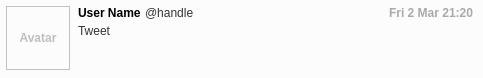
<?xml version="1.0" encoding="UTF-8"?>
<ui version="4.0">
 <class>TweetListItem</class>
 <widget class="QWidget" name="TweetListItem">
  <property name="geometry">
   <rect>
    <x>0</x>
    <y>0</y>
    <width>483</width>
    <height>78</height>
   </rect>
  </property>
  <property name="sizePolicy">
   <sizepolicy hsizetype="MinimumExpanding" vsizetype="Preferred">
    <horstretch>0</horstretch>
    <verstretch>0</verstretch>
   </sizepolicy>
  </property>
  <property name="palette">
   <palette>
    <active>
     <colorrole role="Button">
      <brush brushstyle="SolidPattern">
       <color alpha="255">
        <red>252</red>
        <green>252</green>
        <blue>252</blue>
       </color>
      </brush>
     </colorrole>
     <colorrole role="Base">
      <brush brushstyle="SolidPattern">
       <color alpha="255">
        <red>255</red>
        <green>255</green>
        <blue>255</blue>
       </color>
      </brush>
     </colorrole>
     <colorrole role="Window">
      <brush brushstyle="SolidPattern">
       <color alpha="255">
        <red>252</red>
        <green>252</green>
        <blue>252</blue>
       </color>
      </brush>
     </colorrole>
    </active>
    <inactive>
     <colorrole role="Button">
      <brush brushstyle="SolidPattern">
       <color alpha="255">
        <red>252</red>
        <green>252</green>
        <blue>252</blue>
       </color>
      </brush>
     </colorrole>
     <colorrole role="Base">
      <brush brushstyle="SolidPattern">
       <color alpha="255">
        <red>255</red>
        <green>255</green>
        <blue>255</blue>
       </color>
      </brush>
     </colorrole>
     <colorrole role="Window">
      <brush brushstyle="SolidPattern">
       <color alpha="255">
        <red>252</red>
        <green>252</green>
        <blue>252</blue>
       </color>
      </brush>
     </colorrole>
    </inactive>
    <disabled>
     <colorrole role="Button">
      <brush brushstyle="SolidPattern">
       <color alpha="255">
        <red>252</red>
        <green>252</green>
        <blue>252</blue>
       </color>
      </brush>
     </colorrole>
     <colorrole role="Base">
      <brush brushstyle="SolidPattern">
       <color alpha="255">
        <red>252</red>
        <green>252</green>
        <blue>252</blue>
       </color>
      </brush>
     </colorrole>
     <colorrole role="Window">
      <brush brushstyle="SolidPattern">
       <color alpha="255">
        <red>252</red>
        <green>252</green>
        <blue>252</blue>
       </color>
      </brush>
     </colorrole>
    </disabled>
   </palette>
  </property>
  <property name="windowTitle">
   <string>Form</string>
  </property>
  <layout class="QHBoxLayout" name="horizontalLayout">
   <property name="spacing">
    <number>4</number>
   </property>
   <property name="leftMargin">
    <number>6</number>
   </property>
   <property name="topMargin">
    <number>6</number>
   </property>
   <property name="rightMargin">
    <number>6</number>
   </property>
   <property name="bottomMargin">
    <number>6</number>
   </property>
   <item>
    <layout class="QVBoxLayout" name="verticalLayout_2">
     <property name="spacing">
      <number>0</number>
     </property>
     <item>
      <widget class="QLabel" name="avatar_label">
       <property name="sizePolicy">
        <sizepolicy hsizetype="Fixed" vsizetype="Fixed">
         <horstretch>0</horstretch>
         <verstretch>0</verstretch>
        </sizepolicy>
       </property>
       <property name="minimumSize">
        <size>
         <width>64</width>
         <height>64</height>
        </size>
       </property>
       <property name="maximumSize">
        <size>
         <width>64</width>
         <height>64</height>
        </size>
       </property>
       <property name="palette">
        <palette>
         <active>
          <colorrole role="WindowText">
           <brush brushstyle="SolidPattern">
            <color alpha="255">
             <red>191</red>
             <green>191</green>
             <blue>191</blue>
            </color>
           </brush>
          </colorrole>
         </active>
         <inactive>
          <colorrole role="WindowText">
           <brush brushstyle="SolidPattern">
            <color alpha="255">
             <red>191</red>
             <green>191</green>
             <blue>191</blue>
            </color>
           </brush>
          </colorrole>
         </inactive>
         <disabled>
          <colorrole role="WindowText">
           <brush brushstyle="SolidPattern">
            <color alpha="255">
             <red>128</red>
             <green>128</green>
             <blue>128</blue>
            </color>
           </brush>
          </colorrole>
         </disabled>
        </palette>
       </property>
       <property name="font">
        <font>
         <weight>75</weight>
         <bold>true</bold>
        </font>
       </property>
       <property name="frameShape">
        <enum>QFrame::StyledPanel</enum>
       </property>
       <property name="text">
        <string>Avatar</string>
       </property>
       <property name="scaledContents">
        <bool>true</bool>
       </property>
       <property name="alignment">
        <set>Qt::AlignCenter</set>
       </property>
      </widget>
     </item>
     <item>
      <spacer name="verticalSpacer">
       <property name="orientation">
        <enum>Qt::Vertical</enum>
       </property>
       <property name="sizeHint" stdset="0">
        <size>
         <width>0</width>
         <height>0</height>
        </size>
       </property>
      </spacer>
     </item>
    </layout>
   </item>
   <item>
    <widget class="QWidget" name="widget" native="true">
     <layout class="QVBoxLayout" name="verticalLayout">
      <property name="spacing">
       <number>4</number>
      </property>
      <property name="leftMargin">
       <number>4</number>
      </property>
      <property name="topMargin">
       <number>0</number>
      </property>
      <property name="rightMargin">
       <number>4</number>
      </property>
      <property name="bottomMargin">
       <number>0</number>
      </property>
      <item>
       <layout class="QHBoxLayout" name="horizontalLayout_2">
        <item>
         <widget class="QLabel" name="name_label">
          <property name="sizePolicy">
           <sizepolicy hsizetype="Maximum" vsizetype="Maximum">
            <horstretch>0</horstretch>
            <verstretch>0</verstretch>
           </sizepolicy>
          </property>
          <property name="font">
           <font>
            <weight>75</weight>
            <bold>true</bold>
           </font>
          </property>
          <property name="text">
           <string>User Name</string>
          </property>
         </widget>
        </item>
        <item>
         <widget class="QLabel" name="handle_label">
          <property name="sizePolicy">
           <sizepolicy hsizetype="Maximum" vsizetype="Maximum">
            <horstretch>0</horstretch>
            <verstretch>0</verstretch>
           </sizepolicy>
          </property>
          <property name="palette">
           <palette>
            <active>
             <colorrole role="WindowText">
              <brush brushstyle="SolidPattern">
               <color alpha="255">
                <red>51</red>
                <green>51</green>
                <blue>51</blue>
               </color>
              </brush>
             </colorrole>
            </active>
            <inactive>
             <colorrole role="WindowText">
              <brush brushstyle="SolidPattern">
               <color alpha="255">
                <red>51</red>
                <green>51</green>
                <blue>51</blue>
               </color>
              </brush>
             </colorrole>
            </inactive>
            <disabled>
             <colorrole role="WindowText">
              <brush brushstyle="SolidPattern">
               <color alpha="255">
                <red>128</red>
                <green>128</green>
                <blue>128</blue>
               </color>
              </brush>
             </colorrole>
            </disabled>
           </palette>
          </property>
          <property name="text">
           <string>@handle</string>
          </property>
         </widget>
        </item>
        <item>
         <widget class="QLabel" name="time_label">
          <property name="sizePolicy">
           <sizepolicy hsizetype="MinimumExpanding" vsizetype="Maximum">
            <horstretch>0</horstretch>
            <verstretch>0</verstretch>
           </sizepolicy>
          </property>
          <property name="palette">
           <palette>
            <active>
             <colorrole role="WindowText">
              <brush brushstyle="SolidPattern">
               <color alpha="255">
                <red>169</red>
                <green>169</green>
                <blue>169</blue>
               </color>
              </brush>
             </colorrole>
            </active>
            <inactive>
             <colorrole role="WindowText">
              <brush brushstyle="SolidPattern">
               <color alpha="255">
                <red>169</red>
                <green>169</green>
                <blue>169</blue>
               </color>
              </brush>
             </colorrole>
            </inactive>
            <disabled>
             <colorrole role="WindowText">
              <brush brushstyle="SolidPattern">
               <color alpha="255">
                <red>128</red>
                <green>128</green>
                <blue>128</blue>
               </color>
              </brush>
             </colorrole>
            </disabled>
           </palette>
          </property>
          <property name="font">
           <font>
            <weight>75</weight>
            <bold>true</bold>
           </font>
          </property>
          <property name="text">
           <string>Fri 2 Mar 21:20</string>
          </property>
          <property name="alignment">
           <set>Qt::AlignRight|Qt::AlignTrailing|Qt::AlignVCenter</set>
          </property>
         </widget>
        </item>
       </layout>
      </item>
      <item>
       <widget class="QLabel" name="tweet_label">
        <property name="sizePolicy">
         <sizepolicy hsizetype="Preferred" vsizetype="MinimumExpanding">
          <horstretch>0</horstretch>
          <verstretch>0</verstretch>
         </sizepolicy>
        </property>
        <property name="palette">
         <palette>
          <active>
           <colorrole role="WindowText">
            <brush brushstyle="SolidPattern">
             <color alpha="255">
              <red>51</red>
              <green>51</green>
              <blue>51</blue>
             </color>
            </brush>
           </colorrole>
          </active>
          <inactive>
           <colorrole role="WindowText">
            <brush brushstyle="SolidPattern">
             <color alpha="255">
              <red>51</red>
              <green>51</green>
              <blue>51</blue>
             </color>
            </brush>
           </colorrole>
          </inactive>
          <disabled>
           <colorrole role="WindowText">
            <brush brushstyle="SolidPattern">
             <color alpha="255">
              <red>128</red>
              <green>128</green>
              <blue>128</blue>
             </color>
            </brush>
           </colorrole>
          </disabled>
         </palette>
        </property>
        <property name="text">
         <string>Tweet</string>
        </property>
        <property name="alignment">
         <set>Qt::AlignLeading|Qt::AlignLeft|Qt::AlignTop</set>
        </property>
        <property name="wordWrap">
         <bool>true</bool>
        </property>
        <property name="openExternalLinks">
         <bool>true</bool>
        </property>
        <property name="textInteractionFlags">
         <set>Qt::LinksAccessibleByMouse|Qt::TextSelectableByMouse</set>
        </property>
       </widget>
      </item>
     </layout>
    </widget>
   </item>
  </layout>
 </widget>
 <resources/>
 <connections/>
</ui>
